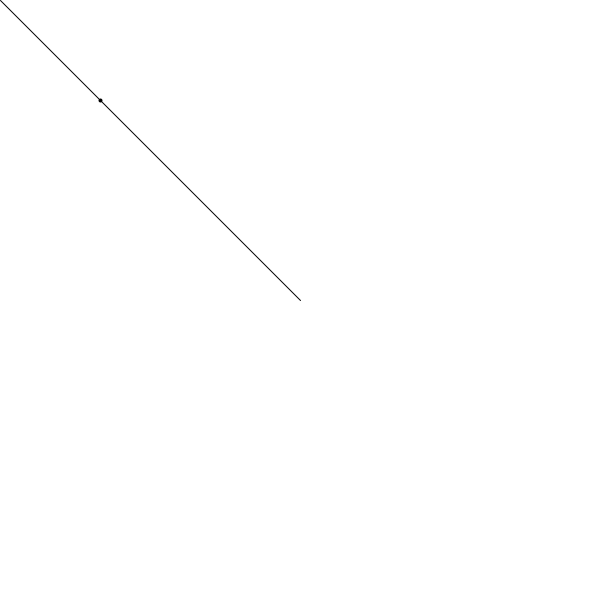
Frame 1 (no input)
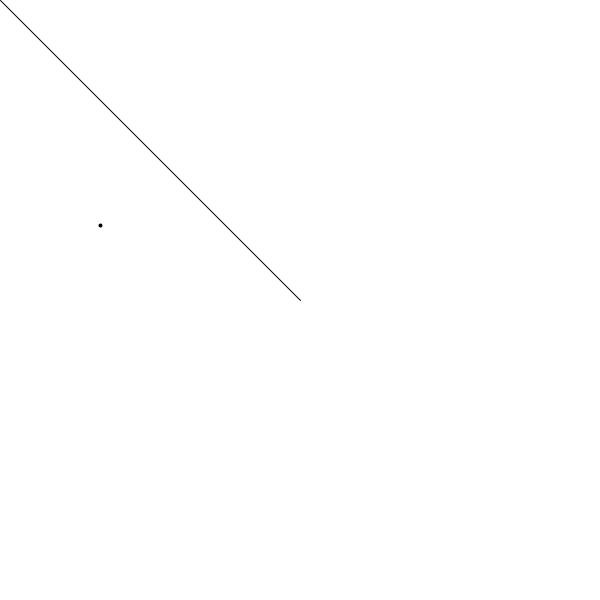
Frame 60 (the mouse pressed at the canvas centre just before this capture)
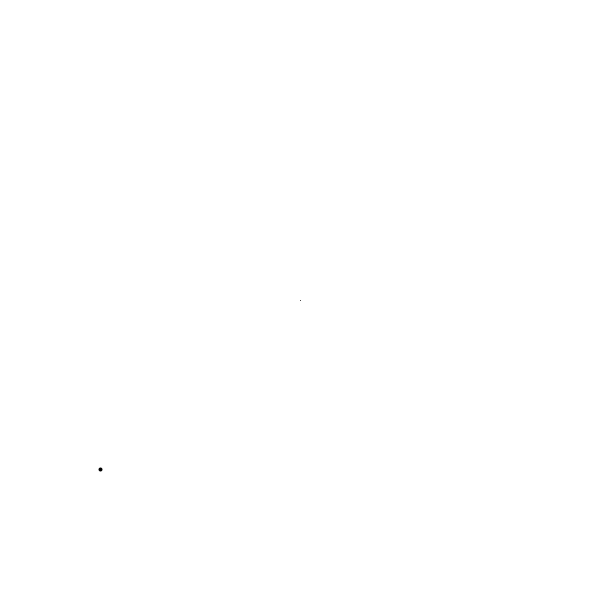
Frame 120 (the mouse held since frame 60 and released just before this capture)

The Processing sketch that drew these frames (run headless with seeded random() and noise(); from frame 60 on, the mouse is pressed at the canvas centre):

// Processing sketch: processing_182373
// ── processing_182373.pde

// in this sketch we create a ball that is propelled around by forces represented by the line from the centre to the mouse

// This may differ slightly from the example given in the workshop

// Vectors to represent
// position of ball
// velocity of ball
// force applied to ball
// position of centre
PVector position, velocity, force, centre;


void setup(){
  size(600, 600); 
  // instance vectors for processing PVector class
  position = new PVector(100, 100); // starting position of ball
  velocity = new PVector();         // velocity of ball - by how much it moves each update
  centre = new PVector(0.5*width, 0.5*height); // notice we times the width by 0.5 to get the centre equivalent of dividing by two
}


void draw(){
  background(255);
  
  // draw a line from the centre to the mouse location
  strokeWeight(1);
  line(centre.x, centre.y, mouseX, mouseY); 

  // create new force to represent gravity
  // this rebuild a new vector each update so that forces only persist for a single update
  force = new PVector(0.0, 0.1, 0.0);
  
  // when the mouse is pressed we add a force to the ball
  if (mousePressed){
    // the forces is created and returned from the 'mouseForceTo' method below
    force.add(mouseForceTo(centre));
  }
  
  
  velocity.add(force); // add all forces - velocity is sum of all forces
  velocity.mult(0.98); // dampen velocity - air friction - multiply by a fraction to reduce velocity over time
  velocity.limit(10); // limit velocity - this will help protect a ball from forces that are two strong that could explode!
  position.add(velocity); // apply velocity to current position - new position equals old position plus velocity
  
  
  //Chose between ball that bounces off side or wraps around screen
  //wrapScreen(position);
  bounceOffSides(position, velocity);
  
  //finally draw the ball at its current location 
  strokeWeight(4);
  point(position.x, position.y);
}




// wrap the screen coordinates by adding or subtracting the width until the ball is on screen
void wrapScreen(PVector p){
  while(position.x > width)position.x -= width;
  while(position.x < 0)position.x += width;
  while(position.y > height)position.y -= height;
  while(position.y < 0)position.y += height;
}



void bounceOffSides(PVector position, PVector velocity){
  
  // the below argument will work in many cases but can break with high velocities
  //if(position.x > width ||  position.x < 0){
  //  velocity.x = -velocity.x;
  //}
  
  
  // this is a much stronger argument as ball is reposition at the edge of the screen if it overshoots
  if(position.x > width){
    position.x = width;
    velocity.x = -velocity.x;
  } else if ( position.x < 0){
    position.x = 0;
    velocity.x = -velocity.x;
  }


  // as above but notice how the velocity is reversed by multiplying by -1 less typing ;) 
  if(position.y > height){
    position.y = height;
    velocity.y *= -1;
  } else if ( position.y < 0){
    position.y = 0;
    velocity.y *= -1;
  }
   
}


// This method creates and returns a force from the mouse to the passed origin 
PVector mouseForceTo(PVector origin){
   // First we make a copy of the origin
   PVector tmp = origin.get();
   // Then subtract the mouse location from the origin to get a vector that represents the difference between the two
   tmp.sub(mouseX, mouseY, 0);
   // We can then scale this down
   tmp.mult(0.1);
   // And finally return it to the location where this method was called
   return tmp;
}
